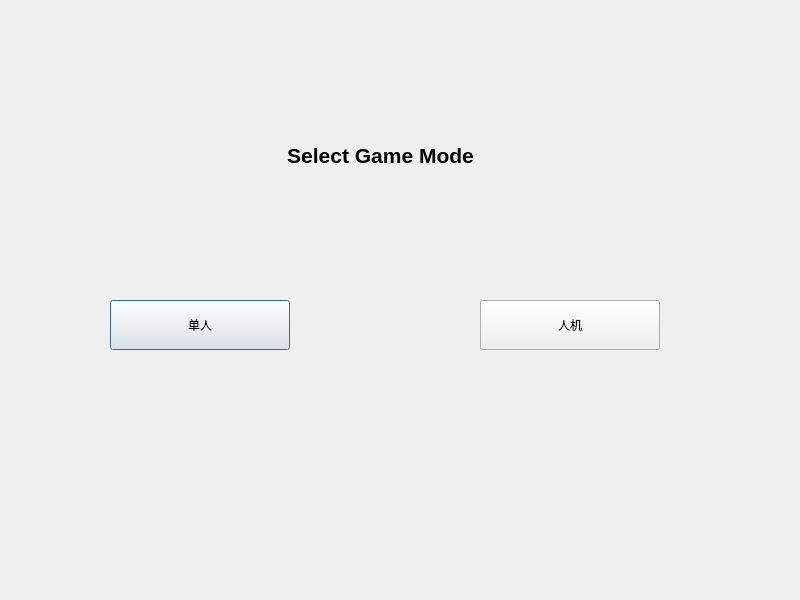
<?xml version="1.0" encoding="UTF-8"?>
<ui version="4.0">
 <class>Dialog</class>
 <widget class="QDialog" name="Dialog">
  <property name="geometry">
   <rect>
    <x>0</x>
    <y>0</y>
    <width>800</width>
    <height>600</height>
   </rect>
  </property>
  <property name="windowTitle">
   <string>Dialog</string>
  </property>
  <widget class="QLabel" name="label">
   <property name="geometry">
    <rect>
     <x>210</x>
     <y>100</y>
     <width>341</width>
     <height>111</height>
    </rect>
   </property>
   <property name="minimumSize">
    <size>
     <width>30</width>
     <height>30</height>
    </size>
   </property>
   <property name="text">
    <string>&lt;html&gt;&lt;head/&gt;&lt;body&gt;&lt;p align=&quot;center&quot;&gt;&lt;span style=&quot; font-size:16pt; font-weight:600;&quot;&gt;Select Game Mode&lt;/span&gt;&lt;/p&gt;&lt;/body&gt;&lt;/html&gt;</string>
   </property>
  </widget>
  <widget class="QPushButton" name="pushButton">
   <property name="geometry">
    <rect>
     <x>110</x>
     <y>300</y>
     <width>180</width>
     <height>50</height>
    </rect>
   </property>
   <property name="text">
    <string>单人</string>
   </property>
  </widget>
  <widget class="QPushButton" name="pushButton_2">
   <property name="geometry">
    <rect>
     <x>480</x>
     <y>300</y>
     <width>180</width>
     <height>50</height>
    </rect>
   </property>
   <property name="text">
    <string>人机</string>
   </property>
  </widget>
 </widget>
 <resources/>
 <connections/>
</ui>
